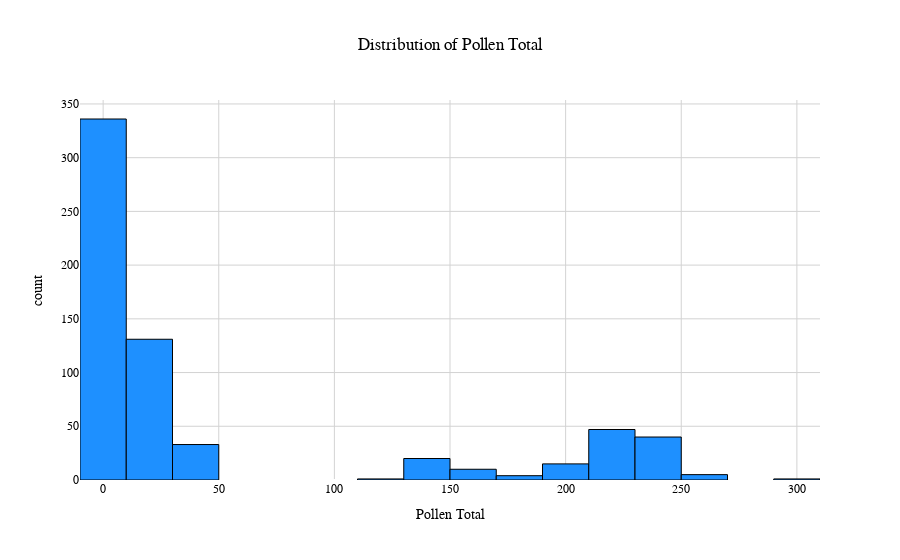

This figure's notebook cell:
### Code cell
fig_hist = px.histogram(df, x='pollen_total', nbins=20, title='Distribution of Pollen Total',
                        labels={'pollen_total': 'Pollen Total'},
                        color_discrete_sequence=['#1E90FF'])  

fig_hist.update_traces(
    hovertemplate='<b>Pollen Total:</b> %{x:.2f}<br><b>Count:</b> %{y}<extra></extra>',
    marker=dict(line=dict(color='#000000', width=1))
)

fig_hist.update_layout(
    plot_bgcolor='white',
    paper_bgcolor='white',
    xaxis=dict(showgrid=True, gridcolor='LightGray'),
    yaxis=dict(showgrid=True, gridcolor='LightGray'),
    font=dict(family="Arial, sans-serif", size=12, color="black"),
    title_x=0.5
)

fig_hist.show()

### Figure 1 — Plotly figure (JSON) as saved in the notebook; plotly's stock layout.template omitted (floating-point values rounded to 4 significant figures; data arrays with more than 128 entries replaced by an {"elided": "..."} marker saying what was removed)
{"data": [{"alignmentgroup": "True", "bingroup": "x", "hovertemplate": "<b>Pollen Total:</b> %{x:.2f}<br><b>Count:</b> %{y}<extra></extra>", "legendgroup": "", "marker": {"color": "#1E90FF", "line": {"color": "#000000", "width": 1}, "pattern": {"shape": ""}}, "name": "", "nbinsx": 20, "offsetgroup": "", "orientation": "v", "showlegend": false, "type": "histogram", "x": {"elided": "643 float values"}, "xaxis": "x", "yaxis": "y"}], "layout": {"barmode": "relative", "font": {"color": "black", "family": "Arial, sans-serif", "size": 12}, "legend": {"tracegroupgap": 0}, "paper_bgcolor": "white", "plot_bgcolor": "white", "title": {"text": "Distribution of Pollen Total", "x": 0.5}, "xaxis": {"anchor": "y", "domain": [0, 1], "gridcolor": "LightGray", "showgrid": true, "title": {"text": "Pollen Total"}}, "yaxis": {"anchor": "x", "domain": [0, 1], "gridcolor": "LightGray", "showgrid": true, "title": {"text": "count"}}}}
